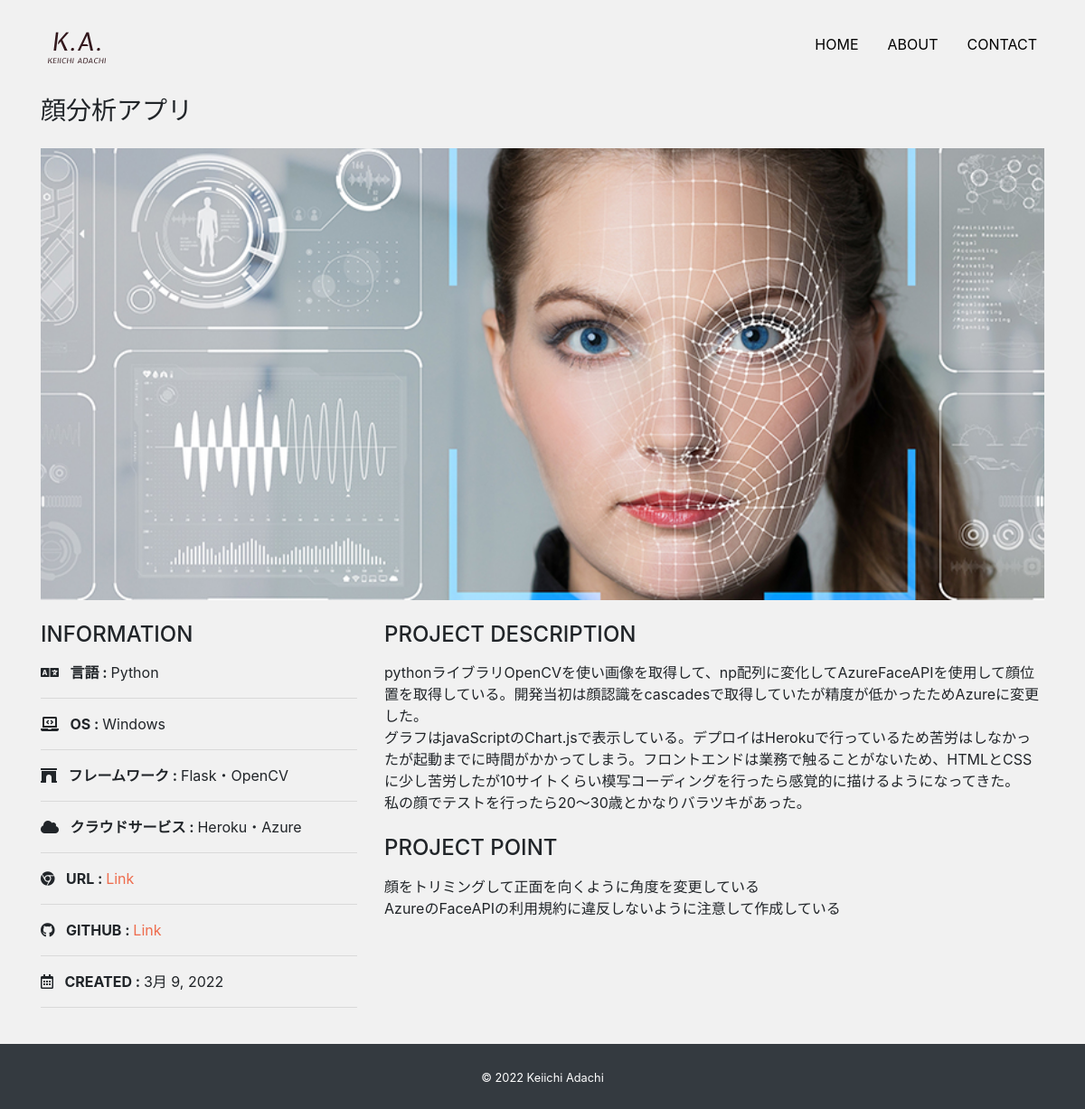
Page /detail/1/ on the committed database.
### app/models.py (models this page shows, shortened)
class Work(models.Model):
    title = models.CharField('タイトル', max_length=100)
    image = models.ImageField(upload_to='images', verbose_name='イメージ画像')
    thumbnail = models.ImageField(upload_to='images', verbose_name='サムネイル', null=True, blank=True)
    language = models.CharField('言語', max_length=100,  null=True, blank=True)
    os = models.CharField('OS',max_length=100, null=True, blank=True)
    database = models.CharField('database',max_length=100, null=True, blank=True)
    framework = models.CharField('framework',max_length=100, null=True, blank=True)
    cloud = models.CharField('cloud',max_length=100, null=True, blank=True)
    url = models.CharField('URL', max_length=100, null=True, blank=True)
    deploy = models.CharField('deploy', max_length=100, null=True, blank=True)
    created = models.DateField('作成日時')
    description = models.TextField('説明')
    point = models.TextField('ポイント')

### app/views.py (the view)
# urls.py: path('detail/<int:pk>/',views.DetailView.as_view(), name='detail'),
class DetailView(View):
    def get(self, request, *args , **kwargs):
        work_data = Work.objects.get(id=self.kwargs['pk'])
        return render(request,'app/detail.html',{
            'work_data':work_data
        })

### app/templates/app/detail.html (shortened to what this page needs)
{% extends "app/base.html" %} {% block content %}
<h3 class="mb-4">{{ work_data.title }}</h3>
<div class="card top mb-4">
  <img src="{{ work_data.image.url }}" alt="" />
</div>
<div class="row">
  <div class="col-sm-4 mb-4">
    <h4 class="mb-3">INFORMATION</h4>
    {% if work_data.language %}
    <p>
        <i class="fas fa-language mr-2"></i>
        <span class="font-weight-bolder">言語 : </span>
        {{ work_data.language }}
    </p>
    <hr />
    {% endif %}
    {% if work_data.os %}
    <p>
        <i class="fas fa-laptop-code mr-2"></i>
        <span class="font-weight-bolder">OS : </span>
        {{ work_data.os }}
    </p>
    <hr />
    {% endif %}
    {% if work_data.framework %}
    <p>
        <i class="fas fa-archway mr-2"></i>
        <span class="font-weight-bolder">フレームワーク : </span>
        {{ work_data.framework }}
    </p>
    <hr />
    {% endif %}
    {% if work_data.cloud %}
    <p>
        <i class="fas fa-cloud mr-2"></i>
        <span class="font-weight-bolder">クラウドサービス : </span>
        {{ work_data.cloud }}
    </p>
    <hr />
    {% endif %}
    {% if work_data.deploy %}
    <p>
        <i class="fab fa-chrome mr-2"></i>
        <span class="font-weight-bolder">URL : </span>
        <a class="link-color" href="{{ work_data.deploy }}" target="_blank">Link</a>
    </p>
    <hr />
    {% endif %}
    <p>
      <i class="fab fa-github mr-2"></i>
      <span class="font-weight-bolder">GITHUB : </span>
      {% if work_data.url %}
      <a class="link-color" href="{{ work_data.url }}" target="_blank">Link</a>
      {% else %} Private {% endif %}
    </p>
    <hr />
    <p>
      <i class="far fa-calendar-alt mr-2"></i>
      <span class="font-weight-bolder">CREATED : </span>
      {{ work_data.created }}
    </p>
    <hr />
  </div>
    <div class="col-sm-8 mb-5">
        <h4 class="mb-3">PROJECT DESCRIPTION</h4>
        <p class="mb-4">{{ work_data.description|linebreaksbr }}</p>
        <h4 class="mb-3">PROJECT POINT</h4>
        <p class="mb-4">{{ work_data.point|linebreaksbr }}</p>
    </div>
</div>
{% endblock %}

### app/static/css/style.css (style rules this page uses)
* { margin: 0; padding: 0; box-sizing: border-box; }
body { background: #f1f1f1; display: flex; flex-flow: column; min-height: 100vh; }
.top img { object-fit: cover; height: 500px; }
.link-color { color: #ee6c4d; }
.card { border: none; }

### rows in the picture
Work: title "顔分析アプリ", image (picture), language "Python", os "Windows", framework "Flask・OpenCV", cloud "Heroku・Azure", created "3月 9, 2022", description "pythonライブラリOpenCVを使い画像を取得して、np配列に変化してAzureFaceAPIを使用して顔位置を取得している。開発当初は顔認識をcascadesで取得していたが精度が低かったためAzureに変更した。 グラフはjavaScriptのChart.jsで表示している。デプロイはHerokuで行っているため苦労はしなかったが起動までに時間がかかってしまう。フロントエンドは業務で触ることがないため、HTMLとCSSに少し苦労したが10サイトくらい模写コーディングを行ったら感覚的に描けるようになってきた。 私の顔でテストを行ったら20～30歳とかなりバラツキがあった。", point "顔をトリミングして正面を向くように角度を変更している AzureのFaceAPIの利用規約に違反しないように注意して作成している"
